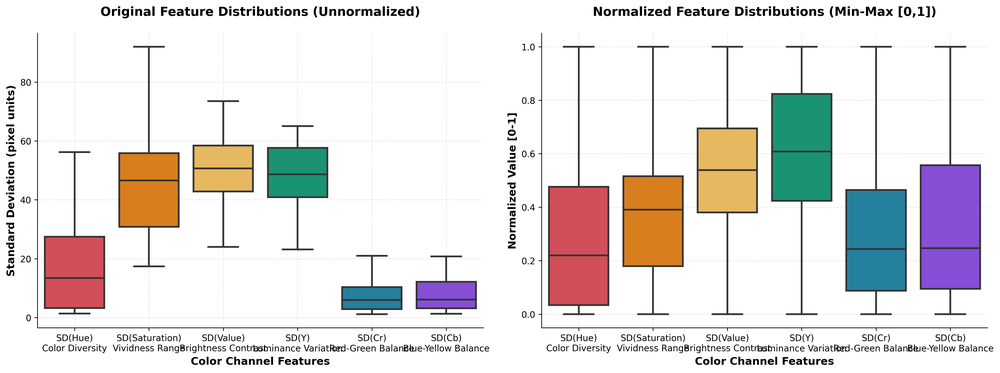
#> input picture обработка изображений/my_analysis_boxplot_comparison.png, 1000 x 373 px, shrunk from 4729 x 1763 before the run
$ python -i feature_extraction_complete.py   (imports and definitions only)
#> lines starting #> are read from the running program, lines starting #| are printed output that depends on the picture

import cv2
import numpy as np
import pandas as pd
import matplotlib.pyplot as plt
import seaborn as sns
from sklearn.preprocessing import MinMaxScaler, StandardScaler
import glob
import os

def extract_features(image_path):
    """
    Extract color standard deviation features from HSV and YCrCb color spaces.

    Parameters:
    -----------
    image_path : str
        Path to the input image

    Returns:
    --------
    dict : Dictionary containing 6 standard deviation features
    """
#> called with image_path = 'my_analysis_boxplot_comparison.png'
    # 1. Load Image (OpenCV loads as BGR by default)
    img_bgr = cv2.imread(image_path)
#> img_bgr is the input picture: shape (373, 1000, 3); mean B, G, R 223.6, 224.5, 228.1
    if img_bgr is None:
        return None

    # 2. Convert to HSV
    # OpenCV Ranges: H (0-179), S (0-255), V (0-255)
    img_hsv = cv2.cvtColor(img_bgr, cv2.COLOR_BGR2HSV)
#> img_hsv: shape (373, 1000, 3); mean H, S, V 14.2, 25.4, 234.8
    h, s, v = cv2.split(img_hsv)
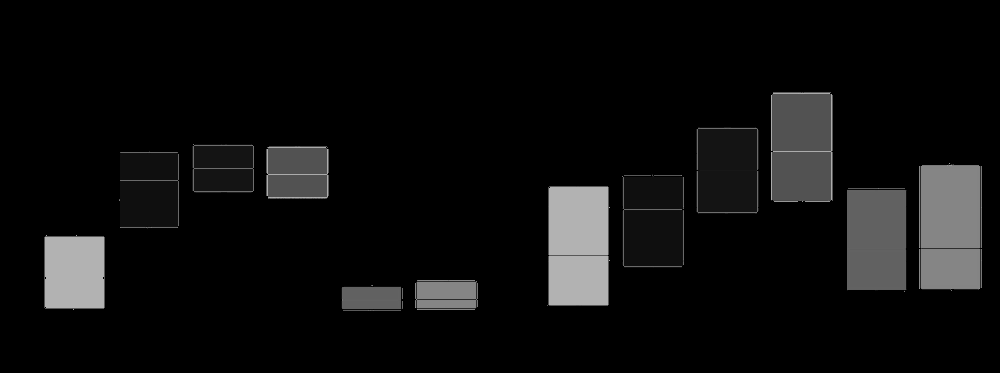
#> h: shape (373, 1000); min 0, max 179, mean 14.2
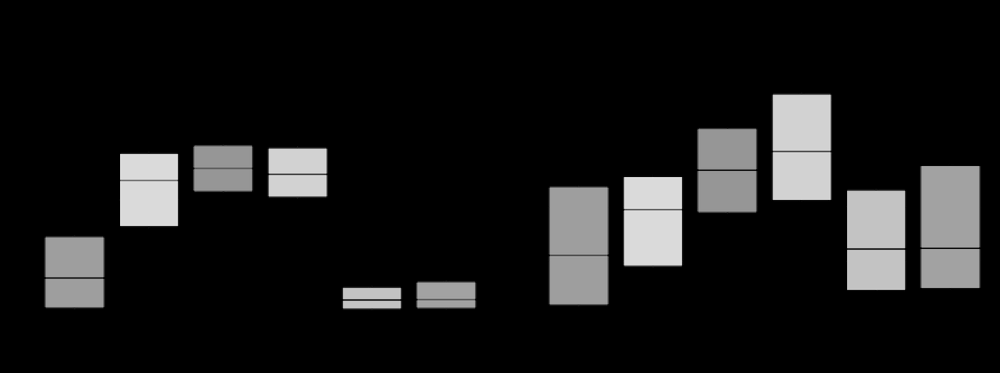
#> s: shape (373, 1000); min 0, max 225, mean 25.4
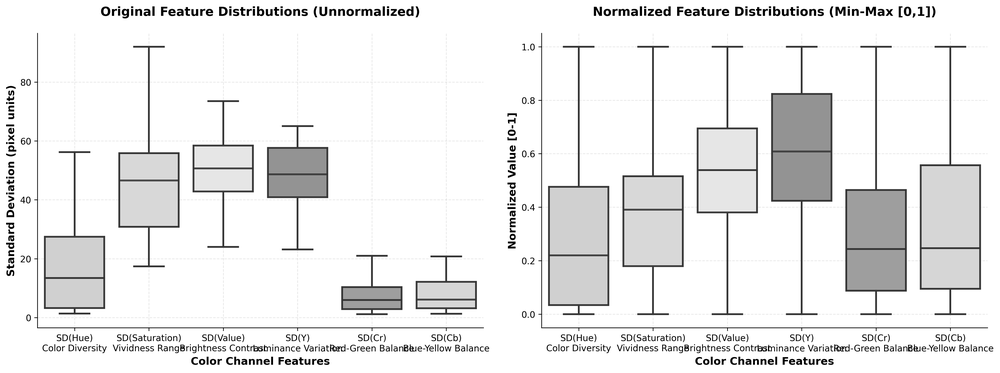
#> v: shape (373, 1000); min 0, max 255, mean 234.8

    # 3. Convert to YCrCb (Note: OpenCV uses YCrCb ordering)
    # OpenCV Ranges: Y, Cr, Cb (all 0-255)
    img_ycrcb = cv2.cvtColor(img_bgr, cv2.COLOR_BGR2YCrCb)
#> img_ycrcb: shape (373, 1000, 3); mean of channels 0, 1, 2 225.5, 129.8, 126.9
    y, cr, cb = cv2.split(img_ycrcb)
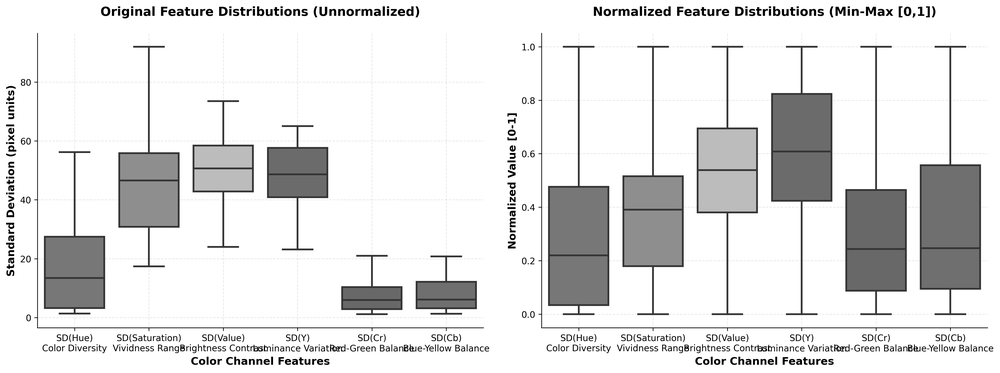
#> y: shape (373, 1000); min 0, max 255, mean 225.5
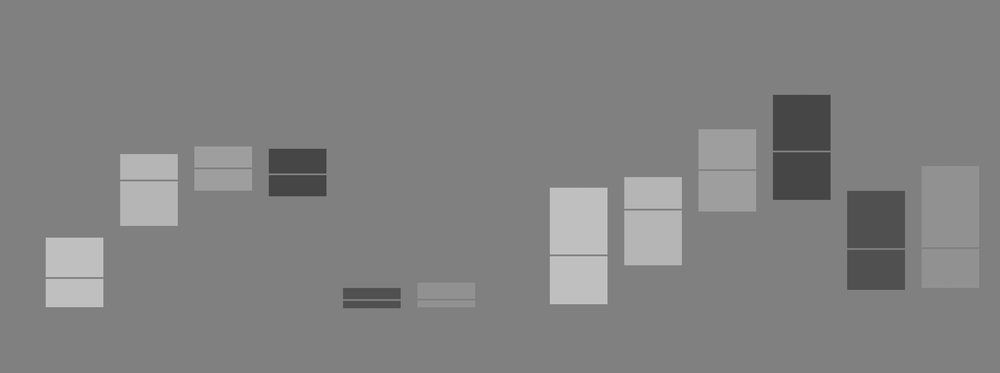
#> cr: shape (373, 1000); min 62, max 201, mean 129.8
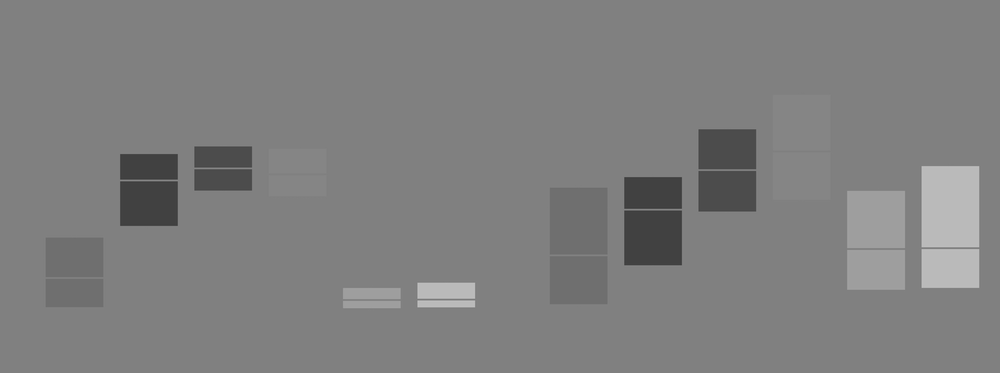
#> cb: shape (373, 1000); min 57, max 195, mean 126.9

    # 4. Compute Standard Deviation (flattening happens automatically with np.std)
    features = {
        'sd_Hue': np.std(h),
        'sd_Saturation': np.std(s),
        'sd_Value': np.std(v),
        'sd_Y': np.std(y),
        'sd_Cr': np.std(cr),
        'sd_Cb': np.std(cb)
    }
#> features = {'sd_Hue': 40.55, 'sd_Saturation': 62.97, 'sd_Value': 47.75, 'sd_Y': 59.7, 'sd_Cr': 17.78, 'sd_Cb': 15.6}

    return features


def build_dataset(image_folder):
    """
    Extract features from all images in a folder and return a DataFrame.

    Parameters:
    -----------
    image_folder : str
        Path to folder containing images

    Returns:
    --------
    pd.DataFrame : DataFrame with extracted features
    """
    data = []
    files = glob.glob(os.path.join(image_folder, "*.*"))

    for f in files:
        if f.lower().endswith(('.png', '.jpg', '.jpeg', '.bmp', '.tiff')):
            feats = extract_features(f)
            if feats:
                feats['filename'] = os.path.basename(f)
                data.append(feats)

    df = pd.DataFrame(data)
    return df


def normalize_features(df, method='minmax'):
    """
    Normalize feature columns using specified method.

    Parameters:
    -----------
    df : pd.DataFrame
        DataFrame with features to normalize
    method : str
        'minmax' for Min-Max Scaling (0-1 range)
        'standard' for Standardization (mean=0, std=1)

    Returns:
    --------
    pd.DataFrame : DataFrame with normalized features
    tuple : (scaler object, feature columns)
    """
    # Get feature columns (exclude non-numeric columns like 'filename')
    feature_cols = [col for col in df.columns if col.startswith('sd_')]

    # Create a copy to avoid modifying original
    df_normalized = df.copy()

    if method == 'minmax':
        # Min-Max Scaling: scales to [0, 1]
        # Best for: Neural networks, bounded features, preserving distribution shape
        scaler = MinMaxScaler()
        df_normalized[feature_cols] = scaler.fit_transform(df[feature_cols])

    elif method == 'standard':
        # Standardization (Z-score): centers at mean=0, std=1
        # Best for: PCA, SVM, algorithms assuming Gaussian distribution
        scaler = StandardScaler()
        df_normalized[feature_cols] = scaler.fit_transform(df[feature_cols])

    else:
        raise ValueError("Method must be 'minmax' or 'standard'")

    return df_normalized, scaler, feature_cols


# [139 lines left out: function plot_feature_distributions, not called in this run]


# ===== USAGE EXAMPLE =====
# Uncomment and modify the path below:
df = build_dataset("tapochki_photos/preprocessed/")
# [1 line that did not run here, left out]
# [1 line not run here, left out]
#
# # Save normalized features to CSV
# df_normalized.to_csv('normalized_features.csv', index=False)
#
# # To use the scaler on new images:
# new_img_features = extract_features("new_image.jpg")
# new_features_array = np.array([[new_img_features[col] for col in feature_cols]])
# new_normalized = scaler.transform(new_features_array)

>>> result = extract_features('my_analysis_boxplot_comparison.png')
#> result has the same summary as features in extract_features
